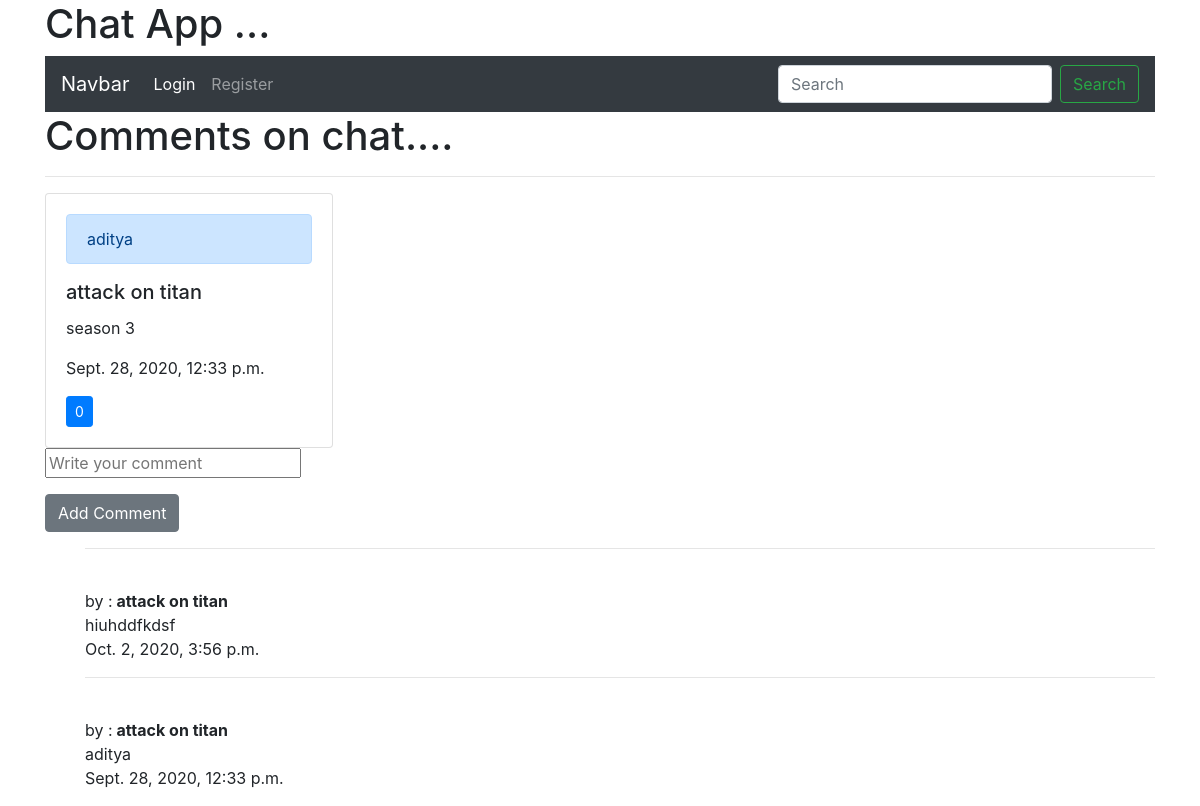
Screenshot of /chat/7/ with the database file from the repository.
### chat/models.py (models this page shows, shortened)
class Full_chat(models.Model):
    user = models.ForeignKey(User, on_delete=models.CASCADE , null= True  )
    likes = models.ManyToManyField(User, related_name="tweet_user" , blank=True )
    content = models.TextField()
    follow = models.ManyToManyField(User, related_name="tweet_follow" , blank=True )
    message = models.TextField( null= True)
    images = models.ImageField(null=True , blank= True ,upload_to = "images/" )
    pub_date = models.DateTimeField(auto_now=False, auto_now_add=True, null=True)
    def total_likes(self):
        return self.likes.count()

class Comment(models.Model):
    chat = models.ForeignKey(Full_chat ,related_name="comments", on_delete= models.CASCADE)
    comment = models.TextField(null=True, blank=True)
    pub_date = models.DateTimeField(auto_now=False, auto_now_add=True, null=True)

### chat/views.py (the view)
# urls.py: path("chat/<int:pk>/", views.comment_view, name='comment_view'),
def comment_view(request, pk) :
    form = CommentForm()
    chat_comment = Full_chat.objects.get(id= pk)
    total = chat_comment.total_likes()
    comment = chat_comment.comments.all()
    form.instance.user = request.user
    if request.method == 'POST':
        form = CommentForm(request.POST, request.FILES)
    if form.is_valid():
        obj = form.save(commit=False)
        obj.chat = Full_chat.objects.get(id= pk) or None
        obj.save()
    context = {'chat_comment': chat_comment ,
               'comment': comment[::-1] ,
               'total_likes': total ,
               'form':form ,
               }
    return render(request, 'accounts/front_page.html' ,context)

### chat/forms.py
class CommentForm(ModelForm):
    comment =  forms.CharField(label='', widget=forms.TextInput(attrs={"placeholder": "Write your comment "}))
    class Meta:
        model = Comment
        fields = [
            'comment' ,]

### templates/accounts/front_page.html (shortened to what this page needs)
{% extends 'chat/base.html'%}
{% block content %}
<div class="container nav-wrapper">
<h1>Comments on chat....</h1>
<hr>
 <div class="card" style="width: 18rem;">
              <div class="card-body">
                  <div class="alert alert-primary" role="alert">
                    {{ chat_comment.user.username}}
                 </div>
                <h5 class="card-title">{{ chat_comment.content }}  </h5>
                <p class="card-text">{{ chat_comment.message}}</p>
                  <p class="card-text">{{ chat_comment.pub_date}}  </p>
                  <form action="/like_chat/{{chat.pk}}/" method="post">
                      <button type="submit" , name="post_id" , value="{{ post.id }}" , class="btn btn-primary btn-sm">
                     {{ chat_comment.total_likes}}  </button>
                  </form>
                     </div>
            </div>
<div class="form-group">
    <form action="" method = "POST">
        {{ form.as_p }}
        <button class="btn btn-secondary">Add Comment</button>
    </form>
</div>
 {% if not comment %}
           No Comments yet..... <a href="#">Add One</a>
{% else %}
    <ol>
    {% for comment in comment %}
        <hr>
        <br>
           by :<strong>
               {{ comment.chat.content }} <br>
           </strong>
           {{ comment.comment }} <br>
           {{ comment.pub_date }}
                   {% endfor %}
     </ol>
                    {% endif %}
             </div>
{% endblock content %}

### rows the page displays
Full_chat: user.username "aditya", content "attack on titan", message "season 3", pub_date "Sept. 28, 2020, 12:33 p.m.", total_likes "0"
Comment: chat.content "attack on titan", comment "hiuhddfkdsf", pub_date "Oct. 2, 2020, 3:56 p.m."
Comment: chat.content "attack on titan", comment "aditya", pub_date "Sept. 28, 2020, 12:33 p.m."
